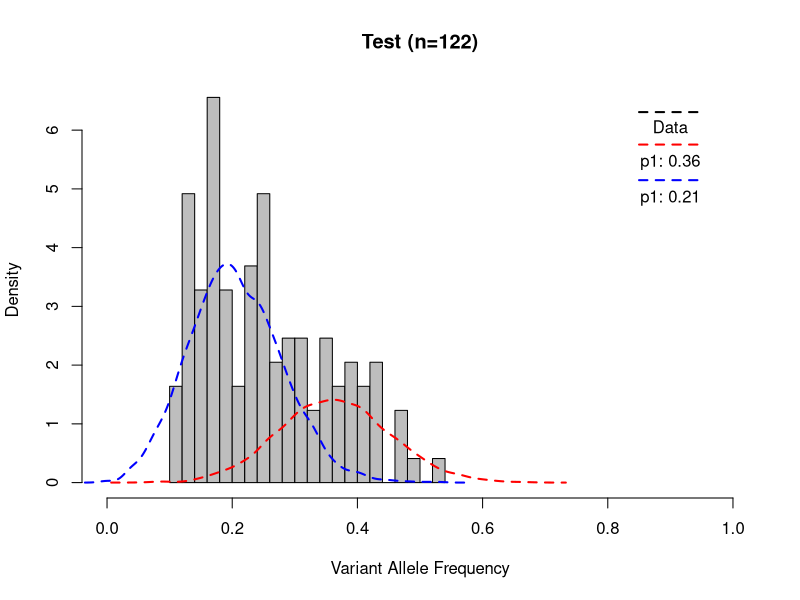

The R source for this figure:
# Code from https://github.com/TimCoorens/ClonalNephrogenesis/blob/master/binom_mix_model.R

#-------------------------------------------------
# Binomial mixture model using EM algorithm
# Can incorporate truncated binomial
# Tim Coorens - April 2018
#-------------------------------------------------

#-------------------------------------------------
# Functions
#-------------------------------------------------

## Define the truncated binomial distribution
dbinomtrunc = function(x, size, prob, minx=4) {
  dbinom(x, size, prob) / pbinom(minx-0.1, size, prob, lower.tail=F)
}

estep = function(x,size,p.vector,prop.vector,ncomp, mode){
  ## p.vector = vector of probabilities for the individual components
  ## prop.vector = vector of proportions for the individual components
  ## ncomp = number of components
  p.mat_estep = matrix(0,ncol=ncomp,nrow=length(x))
  for (i in 1:ncomp){
    if(mode=="Truncated") p.mat_estep[,i]=prop.vector[i]*dbinomtrunc(x,size,prob=p.vector[i])
    if(mode=="Full") p.mat_estep[,i]=prop.vector[i]*dbinom(x,size,prob=p.vector[i])
  }
  norm = rowSums(p.mat_estep) ## normalise the probabilities
  p.mat_estep = p.mat_estep/norm
  LL = sum(log(norm)) ## log-likelihood
  
  ## classification of observations to specific components (too crude?)
  which_clust = rep(1,length(x))
  if(ncomp>1){
    which_clust = apply(p.mat_estep, 1, which.max)
  }
  
  list("posterior"=p.mat_estep,
       "LL"=LL,
       "Which_cluster"=which_clust)
}

## Maximisation step
mstep = function(x,size,e.step){
  # estimate proportions
  prop.vector_temp = colMeans(e.step$posterior)
  # estimate probabilities
  p.vector_temp = colSums(x/size*e.step$posterior) / colSums(e.step$posterior)
  
  list("prop"=prop.vector_temp,
       "p"=p.vector_temp)   
}

## EM algorithm
em.algo = function(x,size,prop.vector_inits,p.vector_inits,maxit=5000,tol=1e-6,nclust,binom_mode){
  ## prop.vector_inits =  initial values for the mixture proportions
  ## p.vector_inits =  initial values for the probabilities 
  
  # Initiate EM
  flag = 0
  e.step = estep(x,size,p.vector = p.vector_inits,prop.vector = prop.vector_inits,ncomp=nclust,mode=binom_mode)
  m.step = mstep(x,size,e.step)
  prop_cur = m.step[["prop"]]
  p_cur = m.step[["p"]]
  cur.LL = e.step[["LL"]]
  LL.vector = e.step[["LL"]]
  
  # Iterate between expectation and maximisation steps
  for (i in 2:maxit){
    e.step = estep(x,size,p.vector = p_cur,prop.vector = prop_cur,ncomp=nclust,mode=binom_mode)
    m.step = mstep(x,size,e.step)
    prop_new = m.step[["prop"]]
    p_new = m.step[["p"]]
    
    LL.vector = c(LL.vector,e.step[["LL"]])
    LL.diff = abs((cur.LL - e.step[["LL"]]))
    which_clust = e.step[["Which_cluster"]]
    # Stop iteration if the difference between the current and new log-likelihood is less than a tolerance level
    if(LL.diff < tol){ flag = 1; break}
    
    # Otherwise continue iteration
    prop_cur = prop_new; p_cur = p_new; cur.LL = e.step[["LL"]]
    
  }
  if(!flag) warning("Didn’t converge\n")
  
  BIC = log(length(x))*nclust*2-2*cur.LL
  AIC = 4*nclust-2*cur.LL
  list("LL"=LL.vector,
       "prop"=prop_cur,
       "p"=p_cur,
       "BIC"=BIC,
       "AIC"=AIC,
       "n"=nclust,
       "Which_cluster"=which_clust)
}

binom_mix = function(x,size,nrange=1:5,criterion="BIC",maxit=5000,tol=1e-6, mode="Full"){
  ## Perform the EM algorithm for different numbers of components
  ## Select best fit using the Bayesian Information Criterion (BIC) 
  ## or the Akaike information criterion (AIC)
  i=1
  results = list()
  BIC_vec = c()
  AIC_vec = c()
  
  for (n in nrange){
    ## Initialise EM algorithm with values from kmeans clustering
    init = kmeans(x/size,n)
    prop_init = init$size/length(x)
    p_init = init$centers
    
    results[[i]] = em.algo(x,size,prop.vector_inits = prop_init,p.vector_inits=p_init,nclust=n,maxit,tol,binom_mode=mode)
    BIC_vec = c(BIC_vec,results[[i]]$BIC)
    AIC_vec = c(AIC_vec,results[[i]]$AIC)
    i=i+1
  }
  if (criterion=="BIC"){
    results[[which.min(BIC_vec)]]$BIC_vec=BIC_vec
    return(results[[which.min(BIC_vec)]])
  }
  if (criterion=="AIC"){
    return(results[[which.min(AIC_vec)]])
  }
}
#-------------------------------------------------


# Some dummy data
n1 = 100; p1 = 0.15 # Two clones of different sizes (n) and underlying VAF (p)
n2 = 50; p2 = 0.35
depth=30

#Generate vectors of read depth (trials) and number of reads supporting variants (successes)

NR=rpois(n=n1+n2,lambda=depth)
NV=rep(0,n1+n2)
for (n in 1:n1) NV[n]=rbinom(n=1,prob=p1,size=NR[n])
for (n in (n1+1):(n1+n2)) NV[n]=rbinom(1,prob=p2,size=NR[n])
NR=NR[NV>3]
NV=NV[NV>3]

Mode="Full" #or set to "Full"
if (Mode=='Truncated'){
  NR=NR[NV>3]
  NV=NV[NV>3]
}

res = binom_mix(NV,NR,mode=Mode)

######
# Output 'res' has the following information:
# LL - log-likelihood vector of the iteration
# prop - the optimal mixing proportion of clones
# p - the probabilities (VAFs) associated with each clone
# BIC - the Bayesian information criterion associated with best fit
# AIC - the Akaike information criterion associated with best fit
# n - the optimal number of clusters/clones
# Which_cluster - same length as NV/NR input, which mutation belongs in which clone/cluster
# BIC_vec - the vector of BIC for entire range


p=hist(NV/NR,breaks=20,xlim=c(0,1),col='gray',freq=F,xlab="Variant Allele Frequency",
       main=paste0("Test (n=",length(NV),")"))
cols=c("red","blue","green","magenta","cyan")

y_coord=max(p$density)-0.5
y_intv=y_coord/5
text(y=y_coord,x=0.9,label='Data')
segments(lwd=2,lty='dashed',col='black',y0=y_coord+0.25,x0=0.85,x1=0.95)

for (i in 1:res$n){
  depth=rpois(n=5000,lambda=median(NR))
  sim_NV=unlist(lapply(depth,rbinom,n=1,prob=res$p[i]))
  sim_VAF=sim_NV/depth
  if (Mode=="Truncated") sim_VAF=sim_VAF[sim_NV>3]
  dens=density(sim_VAF)
  lines(x=dens$x,y=res$prop[i]*dens$y,lwd=2,lty='dashed',col=cols[i])
  y_coord=y_coord-y_intv/2
  text(y=y_coord,x=0.9,label=paste0("p1: ",round(res$p[i],digits=2)))
  segments(lwd=2,lty='dashed',col=cols[i],y0=y_coord+y_intv/4,x0=0.85,x1=0.95)
}


